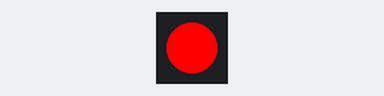
This program was run on a simulated ESP8266 board running MicroPython. Shown: 1 RGB LEDs in strip order, left to right. Library files of the repository ran but are not shown: ws2812b_shield.py.

Above: at 0.5 s.
At 1.5 s:
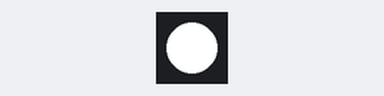
At 2.5 s:
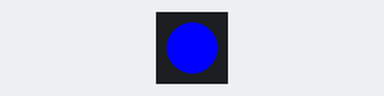
At 4.5 s:
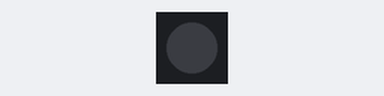
Timing chart, 0 to 6.5 s (numbered marks = the images above):
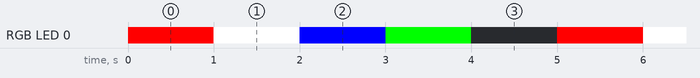

The program:

ws2812b_test.py
```python
import time
from shields import ws2812b_shield

pixel = ws2812b_shield.WS2812B_Shield()

while True:
    pixel.red()
    time.sleep(1)
    pixel.white()
    time.sleep(1)
    pixel.blue()
    time.sleep(1)
    pixel.green()
    time.sleep(1)
    pixel.off()
    time.sleep(1)
```

Measured:
- by itself, RGB LED 0: repeats every 5.0 s: RGB(255, 255, 255) 1.0 s, RGB(0, 0, 255) 1.0 s, RGB(0, 255, 0) 1.0 s, off 1.0 s, RGB(255, 0, 0) 1.0 s
- by itself, everything shown: repeats every 5.0 s, in 5 steps
